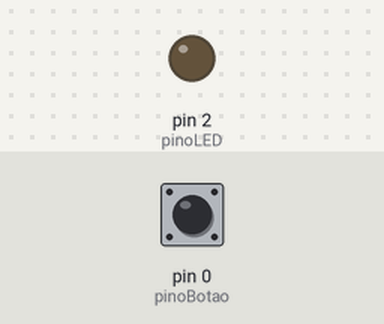
Simulated run of this sketch. Board: Arduino Uno, built with avr-gcc and run on an emulated ATmega328P. On the bench: output pins drawn as LEDs (lit = HIGH). Inputs (shaded band) come from the test bench; at power-on: pin 0 (pinoBotao) LOW.

Above: at 1.2 s.
1.3 s: pin 0 (pinoBotao) pulled HIGH for 0.15 s
At 1.37 s:
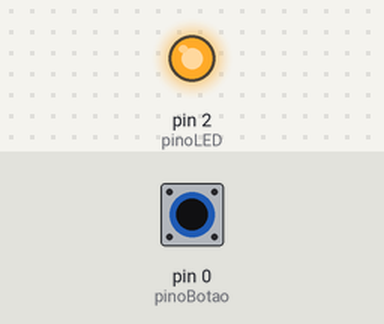
2.9 s: pin 0 (pinoBotao) pulled HIGH for 3.2 s
At 7.0 s:
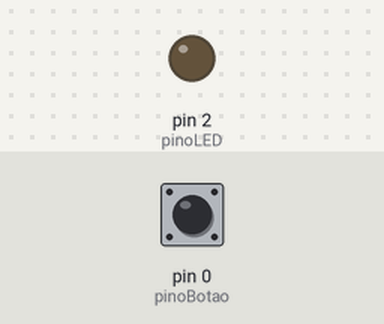
Timing chart, 0 to 8.5 s (numbered marks = the images above; inputs shaded):
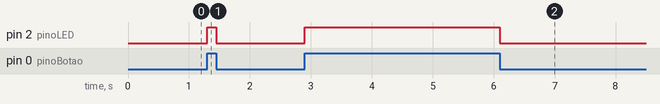

The sketch:

Botao.ino
```cpp
/*
  Botao

  Liga e desliga um LED conectado ao pino digital 2,
  ao pressionar um botão conectado ao pino 0.

  O circuito:
   - LED conectado do pino 2 ao terra
   - botão ligado do pino 0 a + 3.3V
   - resistor de 10k interligando do pino 0 ao terra

  Originalmente criado por
  DojoDave (2005) <http://www.0j0.org>
  Tom Igoe (2011)

  Este exemplo é de domínio público.
  http://www.arduino.cc/en/Tutorial/Button
*/

// Configuracoes iniciais
#define pinoBotao 0
#define pinoLED   2

void setup() {
  pinMode(pinoLED, OUTPUT);
  pinMode(pinoBotao, INPUT);
}

void loop() {
  digitalWrite(pinoLED, digitalRead(pinoBotao));
}
```

Measured:
- after the input at 1.3 s, pin 2 (pinoLED): LOW → HIGH at once, → LOW 0.15 s later
- after the input at 2.9 s, pin 2 (pinoLED): LOW → HIGH at once, → LOW 3.2 s later
